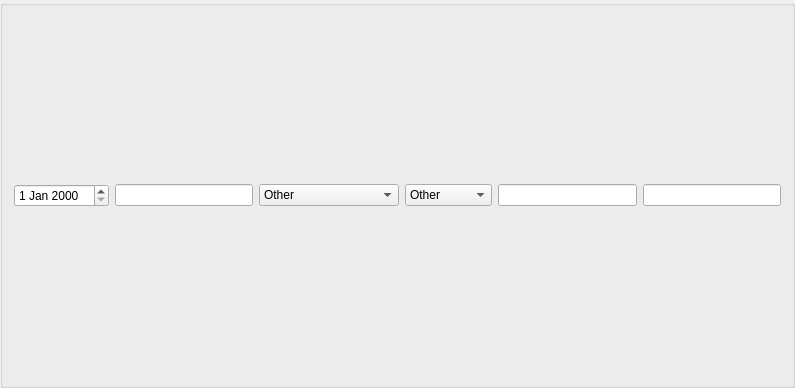
<?xml version="1.0" encoding="UTF-8"?>
<ui version="4.0">
 <class>AdventureRecordWidget</class>
 <widget class="QGroupBox" name="AdventureRecordWidget">
  <property name="geometry">
   <rect>
    <x>0</x>
    <y>0</y>
    <width>795</width>
    <height>388</height>
   </rect>
  </property>
  <property name="windowTitle">
   <string>AdventureRecordWidget</string>
  </property>
  <layout class="QHBoxLayout" name="horizontalLayout_2">
   <item>
    <layout class="QHBoxLayout" name="horizontalLayout">
     <item>
      <widget class="QDateEdit" name="dateEdit"/>
     </item>
     <item>
      <widget class="QLineEdit" name="nameEdit"/>
     </item>
     <item>
      <widget class="QComboBox" name="lengthBox">
       <item>
        <property name="text">
         <string>Other</string>
        </property>
       </item>
       <item>
        <property name="text">
         <string>Adventure Weekend</string>
        </property>
       </item>
       <item>
        <property name="text">
         <string>Special</string>
        </property>
       </item>
       <item>
        <property name="text">
         <string>Heroquest</string>
        </property>
       </item>
      </widget>
     </item>
     <item>
      <widget class="QComboBox" name="typeBox">
       <item>
        <property name="text">
         <string>Other</string>
        </property>
       </item>
       <item>
        <property name="text">
         <string>Played</string>
        </property>
       </item>
       <item>
        <property name="text">
         <string>Monstered</string>
        </property>
       </item>
       <item>
        <property name="text">
         <string>Reffed</string>
        </property>
       </item>
      </widget>
     </item>
     <item>
      <widget class="QLineEdit" name="pointsBox"/>
     </item>
     <item>
      <widget class="QLineEdit" name="deathsBox"/>
     </item>
    </layout>
   </item>
  </layout>
 </widget>
 <layoutdefault spacing="6" margin="11"/>
 <resources/>
 <connections>
  <connection>
   <sender>dateEdit</sender>
   <signal>dateChanged(QDate)</signal>
   <receiver>AdventureRecordWidget</receiver>
   <slot>actionDateBoxChanged(QDate)</slot>
   <hints>
    <hint type="sourcelabel">
     <x>56</x>
     <y>165</y>
    </hint>
    <hint type="destinationlabel">
     <x>62</x>
     <y>265</y>
    </hint>
   </hints>
  </connection>
  <connection>
   <sender>nameEdit</sender>
   <signal>textChanged(QString)</signal>
   <receiver>AdventureRecordWidget</receiver>
   <slot>actionTitleBoxChanged(QString)</slot>
   <hints>
    <hint type="sourcelabel">
     <x>142</x>
     <y>168</y>
    </hint>
    <hint type="destinationlabel">
     <x>168</x>
     <y>193</y>
    </hint>
   </hints>
  </connection>
  <connection>
   <sender>lengthBox</sender>
   <signal>currentIndexChanged(QString)</signal>
   <receiver>AdventureRecordWidget</receiver>
   <slot>actionLengthBoxChanged(QString)</slot>
   <hints>
    <hint type="sourcelabel">
     <x>312</x>
     <y>164</y>
    </hint>
    <hint type="destinationlabel">
     <x>336</x>
     <y>100</y>
    </hint>
   </hints>
  </connection>
  <connection>
   <sender>typeBox</sender>
   <signal>currentIndexChanged(QString)</signal>
   <receiver>AdventureRecordWidget</receiver>
   <slot>actionTypeBoxChanged(QString)</slot>
   <hints>
    <hint type="sourcelabel">
     <x>391</x>
     <y>163</y>
    </hint>
    <hint type="destinationlabel">
     <x>434</x>
     <y>240</y>
    </hint>
   </hints>
  </connection>
  <connection>
   <sender>pointsBox</sender>
   <signal>textChanged(QString)</signal>
   <receiver>AdventureRecordWidget</receiver>
   <slot>actionPointsBoxChanged(QString)</slot>
   <hints>
    <hint type="sourcelabel">
     <x>539</x>
     <y>168</y>
    </hint>
    <hint type="destinationlabel">
     <x>556</x>
     <y>97</y>
    </hint>
   </hints>
  </connection>
  <connection>
   <sender>deathsBox</sender>
   <signal>textChanged(QString)</signal>
   <receiver>AdventureRecordWidget</receiver>
   <slot>actionDeathsBoxChanged(QString)</slot>
   <hints>
    <hint type="sourcelabel">
     <x>671</x>
     <y>168</y>
    </hint>
    <hint type="destinationlabel">
     <x>674</x>
     <y>261</y>
    </hint>
   </hints>
  </connection>
 </connections>
 <slots>
  <slot>actionTitleBoxChanged(QString)</slot>
  <slot>actionDateBoxChanged(QDate)</slot>
  <slot>actionLengthBoxChanged(QString)</slot>
  <slot>actionTypeBoxChanged(QString)</slot>
  <slot>actionPointsBoxChanged(QString)</slot>
  <slot>actionDeathsBoxChanged(QString)</slot>
 </slots>
</ui>
